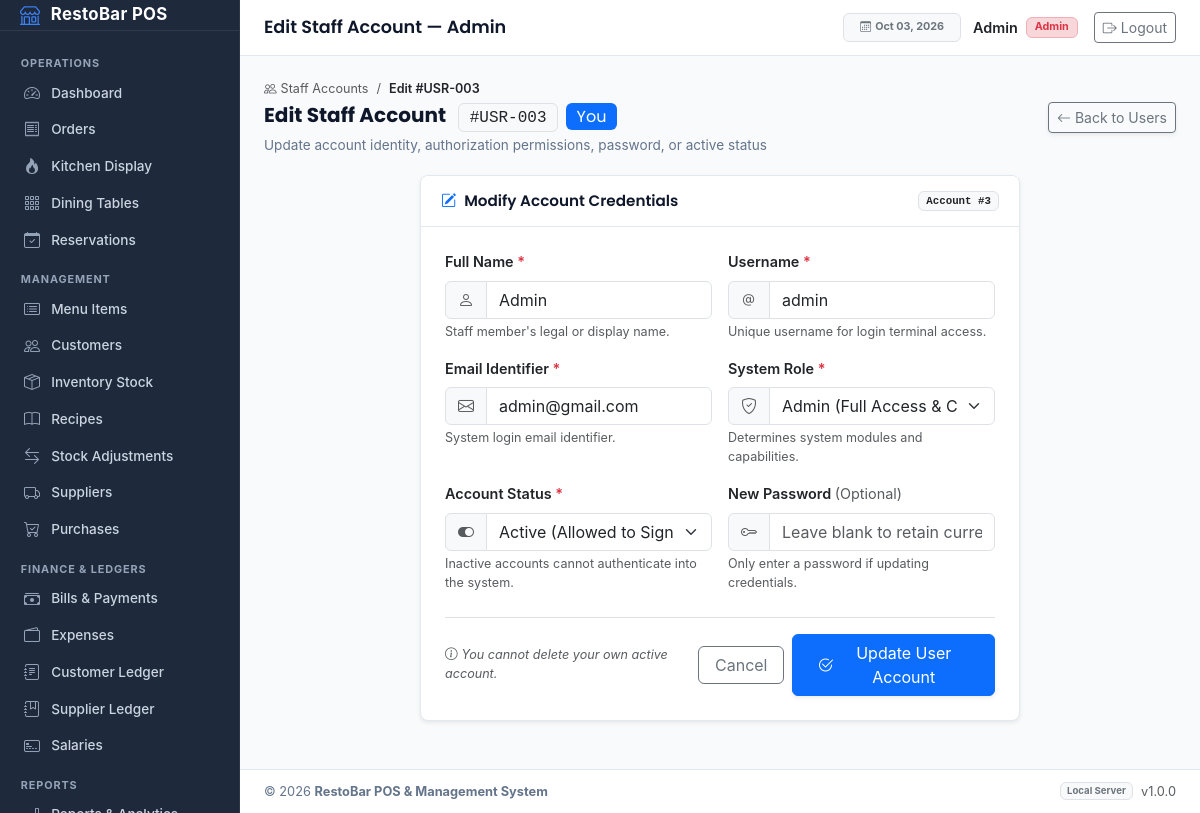
Page /users/edit.php?id=3 (signed in) on the committed database.
### tables this page shows
CREATE TABLE `users` (
  `id` int(11) NOT NULL,
  `name` varchar(100) NOT NULL,
  `username` varchar(100) NOT NULL,
  `email` varchar(150) NOT NULL,
  `password` varchar(255) NOT NULL,
  `role` enum('admin','waiter','kitchen') NOT NULL DEFAULT 'waiter',
  `is_active` tinyint(1) NOT NULL DEFAULT 1,
  `created_at` timestamp NOT NULL DEFAULT current_timestamp()
);

### users/edit.php (the view, shortened to what this page needs)
<?php
require_once "../includes/role.php";
$id = $_GET["id"];
$sql = "SELECT id, name, username, email, role, is_active
        FROM users
        WHERE id = ?";
$stmt = mysqli_prepare($conn, $sql);
mysqli_stmt_bind_param($stmt, "i", $id);
mysqli_stmt_execute($stmt);
$result = mysqli_stmt_get_result($stmt);
$user = mysqli_fetch_assoc($result);
$is_current_user = isset($_SESSION["user_id"]) && $_SESSION["user_id"] == $id;
require_once "../includes/header.php";
?>
<div class="page-header-bar">
    <div>
        <div class="d-flex align-items-center gap-2 mb-1">
            <a href="index.php" class="text-muted small text-decoration-none">
                <i class="bi bi-people me-1"></i>Staff Accounts
            </a>
            <span class="text-muted small">/</span>
            <span class="text-dark small fw-semibold">Edit #USR-<?php echo str_pad($user["id"], 3, '0', STR_PAD_LEFT); ?></span>
        </div>
        <h2 class="page-header-title">
            Edit Staff Account
            <span class="badge bg-light text-dark border font-monospace fs-6 fw-normal ms-2">
                #USR-<?php echo str_pad($user["id"], 3, '0', STR_PAD_LEFT); ?>
            </span>
            <?php if ($is_current_user) { ?>
                <span class="badge bg-primary text-white fs-6 fw-normal ms-1">You</span>
            <?php } ?>
        </h2>
        <p class="page-header-subtitle">Update account identity, authorization permissions, password, or active status</p>
    </div>
    <div class="d-flex align-items-center gap-2">
        <a href="index.php" class="btn btn-outline-secondary btn-sm d-inline-flex align-items-center gap-1 shadow-sm">
            <i class="bi bi-arrow-left"></i>
            <span>Back to Users</span>
        </a>
    </div>
</div>
<div class="row justify-content-center">
    <div class="col-12 col-lg-8">
        <div class="pos-card shadow-sm">
            <div class="pos-card-header d-flex justify-content-between align-items-center">
                <span class="pos-card-title">
                    <i class="bi bi-pencil-square text-primary me-2"></i>Modify Account Credentials
                </span>
                <span class="badge bg-light text-dark border font-monospace">
                    Account #<?php echo $user["id"]; ?>
                </span>
            </div>
            <div class="pos-card-body p-4">
                <form method="POST" action="edit.php?id=<?php echo $user["id"]; ?>">
                    <div class="row g-3 mb-3">
                        <div class="col-12 col-md-6">
                            <label class="form-label fw-semibold text-dark">
                                Full Name <span class="text-danger">*</span>
                            </label>
                            <div class="input-group">
                                <span class="input-group-text bg-light text-muted">
                                    <i class="bi bi-person"></i>
                                </span>
                                <input type="text"
                                       name="name"
                                       class="form-control"
                                       value="<?php echo htmlspecialchars($user["name"]); ?>"
                                       required>
                            </div>
                            <div class="form-text">Staff member's legal or display name.</div>
                        </div>
                        <div class="col-12 col-md-6">
                            <label class="form-label fw-semibold text-dark">
                                Username <span class="text-danger">*</span>
                            </label>
                            <div class="input-group">
                                <span class="input-group-text bg-light text-muted">
                                    <i class="bi bi-at"></i>
                                </span>
                                <input type="text"
                                       name="username"
                                       class="form-control"
                                       value="<?php echo htmlspecialchars($user["username"] ?? ""); ?>"
                                       required>
                            </div>
                            <div class="form-text">Unique username for login terminal access.</div>
                        </div>
                    </div>
                    <div class="row g-3 mb-3">
                        <div class="col-12 col-md-6">
                            <label class="form-label fw-semibold text-dark">
                                Email Identifier <span class="text-danger">*</span>
                            </label>
                            <div class="input-group">
                                <span class="input-group-text bg-light text-muted">
                                    <i class="bi bi-envelope"></i>
                                </span>
                                <input type="email"
                                       name="email"
                                       class="form-control"
                                       value="<?php echo htmlspecialchars($user["email"]); ?>"
                                       required>
                            </div>
                            <div class="form-text">System login email identifier.</div>
                        </div>
                        <div class="col-12 col-md-6">
                            <label class="form-label fw-semibold text-dark">
                                System Role <span class="text-danger">*</span>
                            </label>
                            <div class="input-group">
                                <span class="input-group-text bg-light text-muted">
                                    <i class="bi bi-shield-check"></i>
                                </span>
                                <select name="role" class="form-select" required>
                                    <option value="admin" <?php echo ($user["role"] === "admin") ? "selected" : ""; ?>>
                                        Admin (Full Access &amp; Configuration)
                                    </option>
                                </select>
                            </div>
                            <div class="form-text">Determines system modules and capabilities.</div>
                        </div>
                    </div>
                    <div class="row g-3 mb-4">
                        <div class="col-12 col-md-6">
                            <label class="form-label fw-semibold text-dark">
                                Account Status <span class="text-danger">*</span>
                            </label>
                            <div class="input-group">
                                <span class="input-group-text bg-light text-muted">
                                    <i class="bi bi-toggle-on"></i>
                                </span>
                                <select name="is_active" class="form-select" required>
                                    <option value="1" <?php echo ($user["is_active"] == 1) ? "selected" : ""; ?>>
                                        Active (Allowed to Sign In)
                                    </option>
                                </select>
                            </div>
                            <div class="form-text">Inactive accounts cannot authenticate into the system.</div>
                        </div>
                        <div class="col-12 col-md-6">
                            <label class="form-label fw-semibold text-dark">
                                New Password <span class="text-muted fw-normal">(Optional)</span>
                            </label>
                            <div class="input-group">
                                <span class="input-group-text bg-light text-muted">
                                    <i class="bi bi-key"></i>
                                </span>
                                <input type="password"
                                       name="password"
                                       class="form-control"
                                       placeholder="Leave blank to retain current">
                            </div>
                            <div class="form-text">Only enter a password if updating credentials.</div>
                        </div>
                    </div>
                    <div class="d-flex justify-content-between align-items-center pt-3 border-top">
                        <?php if ($is_current_user) { ?>
                            <span class="text-muted small fst-italic">
                                <i class="bi bi-info-circle me-1"></i>You cannot delete your own active account.
                            </span>
                        <?php } ?>
                        <div class="d-flex align-items-center gap-2">
                            <a href="index.php" class="btn btn-outline-secondary px-3">
                                Cancel
                            </a>
                            <button type="submit" class="btn btn-primary px-4 shadow-sm d-inline-flex align-items-center gap-1">
                                <i class="bi bi-check2-circle"></i>
                                <span>Update User Account</span>
                            </button>
                        </div>
                    </div>
                </form>
            </div>
        </div>
    </div>
</div>
<?php
require_once "../includes/footer.php";
?>

### assets/css/style.css (style rules this page uses)
:root { --pos-brand: #1e293b; --pos-brand-dark: #0f172a; --pos-accent: #3b82f6; --pos-accent-hover: #2563eb; --pos-bg: #f8fafc; --pos-surface: #ffffff; --pos-border: #e2e8f0; --pos-text: #0f172a; --pos-muted: #64748b; --pos-sidebar-width: 240px; --pos-topbar-height: 56px; --pos-success: #059669; --pos-warning: #d97706; --pos-danger: #dc2626; --pos-info: #0284c7; }
body { background-color: var(--pos-bg); color: var(--pos-text); font-family: "Inter", sans-serif; font-size: 0.9rem; line-height: 1.5; margin: 0; padding: 0; -webkit-font-smoothing: antialiased; }
h1, h2, h3, h4, h5, h6, .page-header-title, .pos-card-title, .app-brand-title { font-family: "Poppins", sans-serif; }
.pos-card { background-color: var(--pos-surface); border: 1px solid var(--pos-border); border-radius: 8px; box-shadow: 0 1px 3px rgba(0, 0, 0, 0.04); margin-bottom: 1.5rem; overflow: hidden; }
.pos-card-header { padding: 0.85rem 1.25rem; border-bottom: 1px solid var(--pos-border); background-color: var(--pos-surface); display: flex; align-items: center; justify-content: space-between; }
.pos-card-title { font-size: 0.95rem; font-weight: 600; margin: 0; color: var(--pos-text); }
.pos-card-body { padding: 1.25rem; }
.page-header-bar { display: flex; align-items: center; justify-content: space-between; margin-bottom: 1.25rem; flex-wrap: wrap; gap: 0.75rem; }
.page-header-title { font-size: 1.25rem; font-weight: 700; margin: 0; color: var(--pos-text); }
.page-header-subtitle { font-size: 0.85rem; color: var(--pos-muted); margin: 0.15rem 0 0 0; }

### rows in the picture
users: id "003", id "3", name "Admin", username "admin", email "admin@gmail.com", role "Admin (Full Access & Configuration)", is_active "Active (Allowed to Sign In)"

### other values in the picture
$page_title "Edit Staff Account — Admin"
formatDate('now') "Oct 03, 2026"
$user_name "Admin"
$role "Admin"
